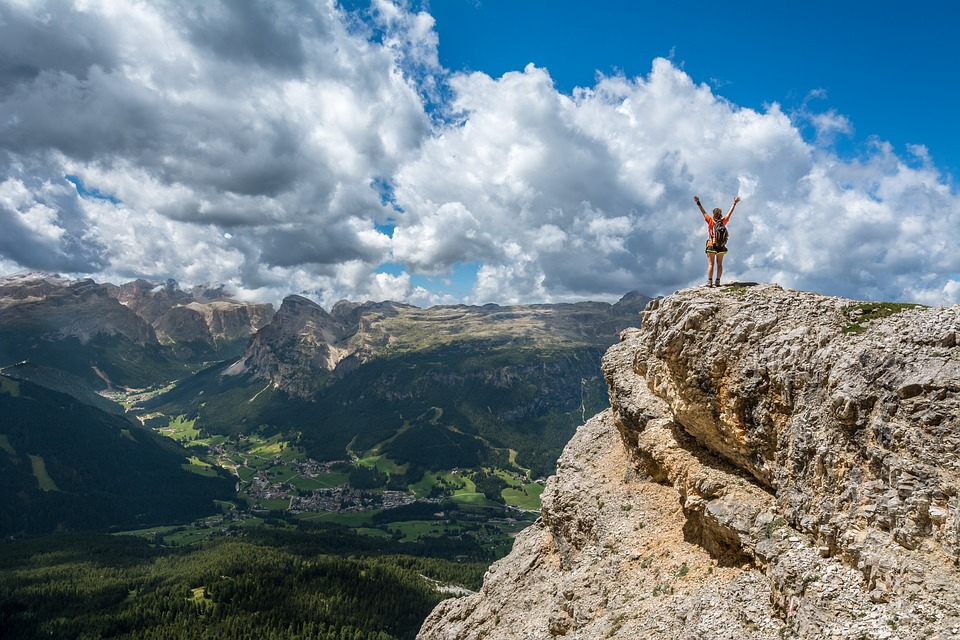
#> input picture mountain.jpg, 960 x 640 px
$ jupyter execute --allow-errors main.ipynb   (shell and % lines are left out)
#> lines starting #> are read from the running program, lines starting #| are printed output that depends on the picture; after the words box and inside, x2 and y2 are one past the last pixel; in counts of white or black regions, pixels touching at a corner belong together
[cell 1]
import cv2
import matplotlib.pyplot as plt
import numpy as np
import random

# Idea 1: My perfect summer

[cell 2]
print(cv2.getBuildInformation())

[cell 3]
img = cv2.imread('mountain.jpg', cv2.IMREAD_COLOR)
#> img is the input picture: shape (640, 960, 3); mean B, G, R 134.1, 124.8, 107

[cell 4]
print(img.shape)
print(img.size)
print(img.dtype)

[cell 5]
plt.figure(figsize=(16, 16))
plt.imshow(cv2.cvtColor(img, cv2.COLOR_BGR2RGB), interpolation='bicubic')
plt.xticks([])
plt.yticks([])
#plt.axvline(img.shape[1] / 2, c='r', linewidth=4) #axisline
plt.show()

[cell 6]
px = img[100, 100]
#> px = [167, 146, 125]

[cell 7]
px
#> Out = [167, 146, 125]

[cell 8]
img[100, 100] = [255, 255, 255]
#> img: shape (640, 960, 3); under 0.01% of pixels changed, all inside (x1, y1, x2, y2) = (100, 100, 101, 101)

[cell 9]
img = cv2.imread('beach.jpg', cv2.IMREAD_COLOR)
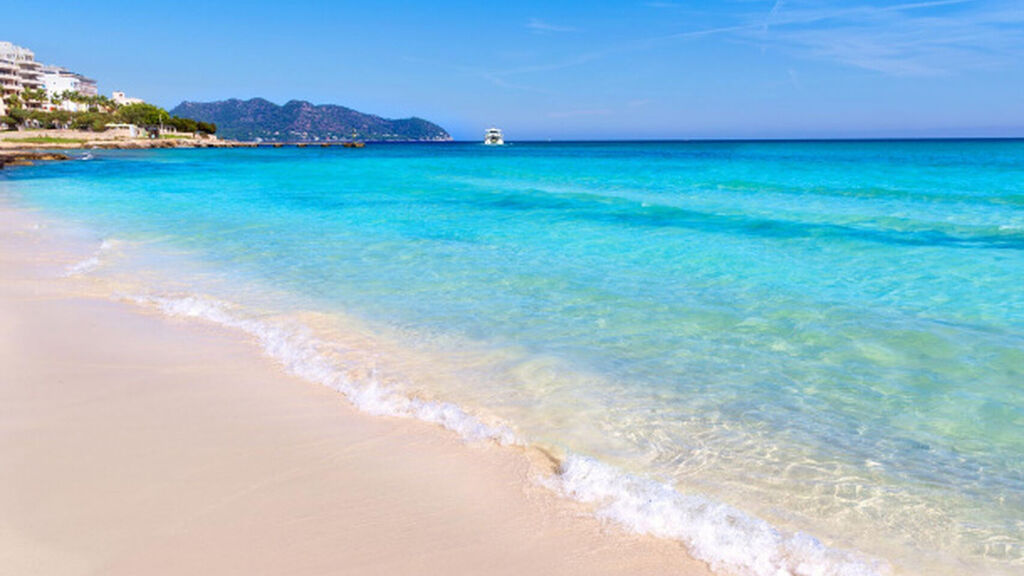
#> input picture beach.jpg, 1024 x 576 px
#> img is the input picture: shape (576, 1024, 3); mean B, G, R 210.2, 190.8, 145.1

[cell 10]
plt.figure(figsize=(16, 16))
plt.imshow(cv2.cvtColor(img, cv2.COLOR_BGR2RGB), interpolation='bicubic')
plt.xticks([])
plt.yticks([])
#plt.axvline(img.shape[1] / 2, c='r', linewidth=4)
plt.show()

[cell 11]
print(img.shape)
print(img.size)
print(img.dtype)

[cell 12]
px = img[100, 100]
#> px = [64, 117, 104]

[cell 13]
img[100, 100] = [255, 255, 255]

[cell 14]
square_size = 50
HEIGHT = img.shape[0]
#> HEIGHT = 576
WIDTH = img.shape[1]
#> WIDTH = 1024

img[100:100, 100:100] = [255, 255, 255]

img[HEIGHT//3:HEIGHT//3+square_size,
    WIDTH//3:WIDTH//3+square_size] = img[HEIGHT//2:HEIGHT//2+square_size,
                                        WIDTH//2:WIDTH//2+square_size]
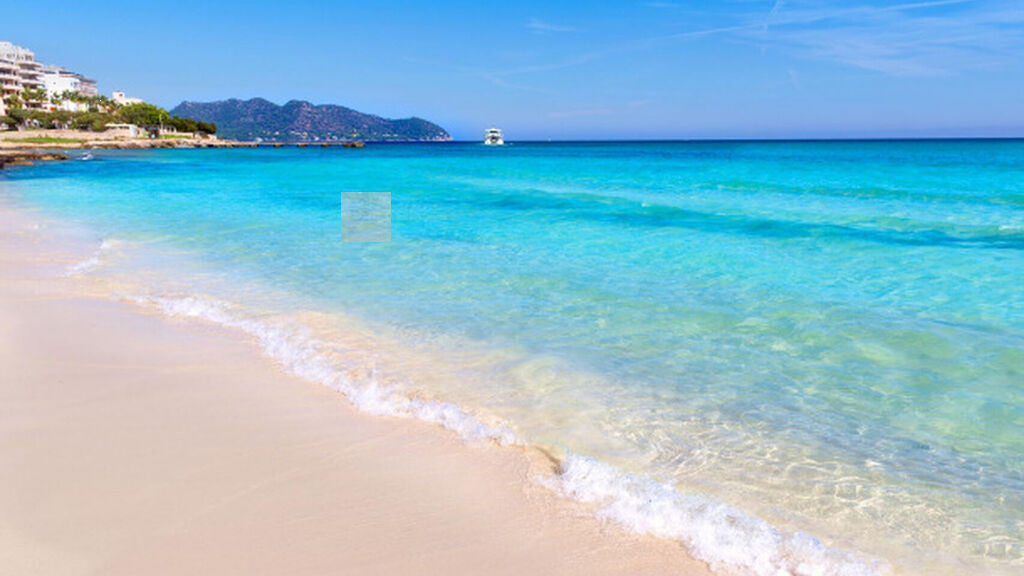
#> img: shape (576, 1024, 3); mean B, G, R 210.1, 190.8, 145.4

[cell 15]
img1 = cv2.imread('mountain.jpg', cv2.IMREAD_COLOR)
img2 = cv2.imread('beach.jpg', cv2.IMREAD_COLOR)
img2_resized = cv2.resize(img2, img1.shape[:2][::-1], interpolation=cv2.INTER_AREA)
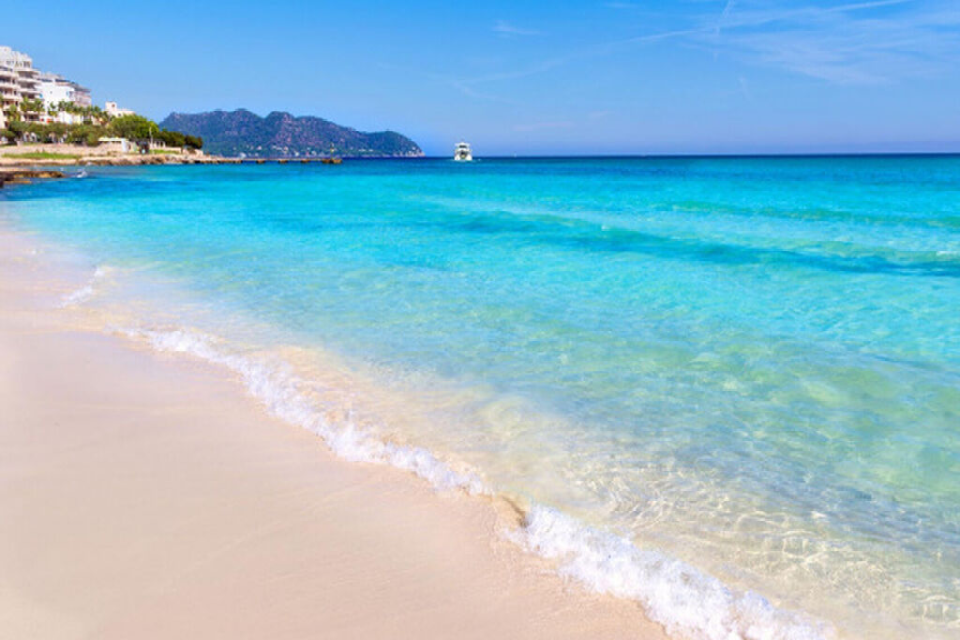
#> img2_resized: shape (640, 960, 3); mean B, G, R 210.1, 190.7, 145

[cell 16]
cv2.namedWindow("images_added", cv2.WINDOW_NORMAL)
cv2.imshow('images_added', img1 + img2_resized)
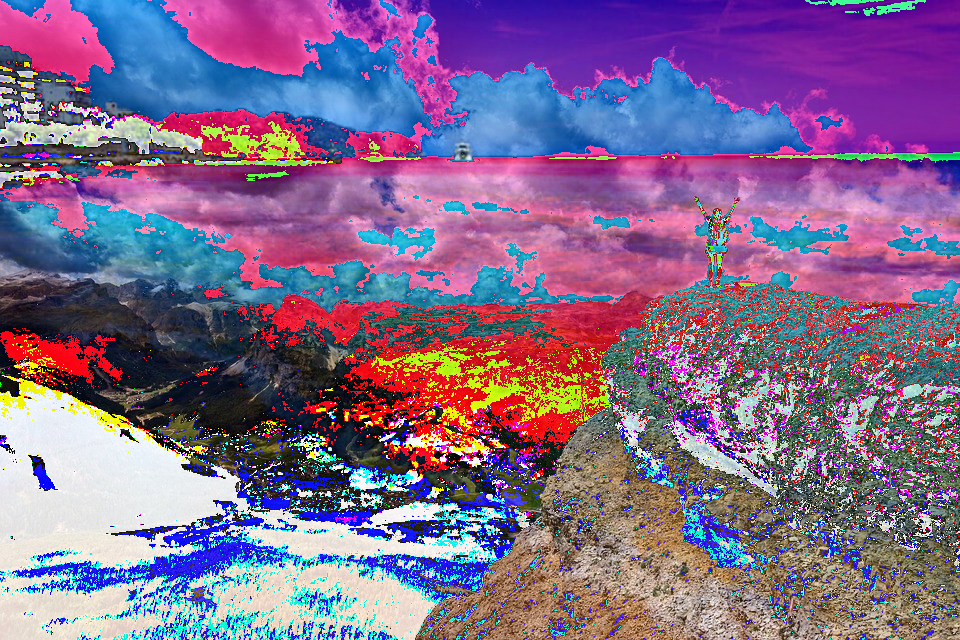
#> window 'images_added': shape (640, 960, 3); mean B, G, R 140.9, 105, 130.4
cv2.resizeWindow("images_added", 600, 600);
cv2.waitKey(0)
cv2.destroyAllWindows()

[cell 17]
cv2.namedWindow("images_added", cv2.WINDOW_NORMAL)
cv2.imshow('images_added', cv2.add(img1, img2_resized))
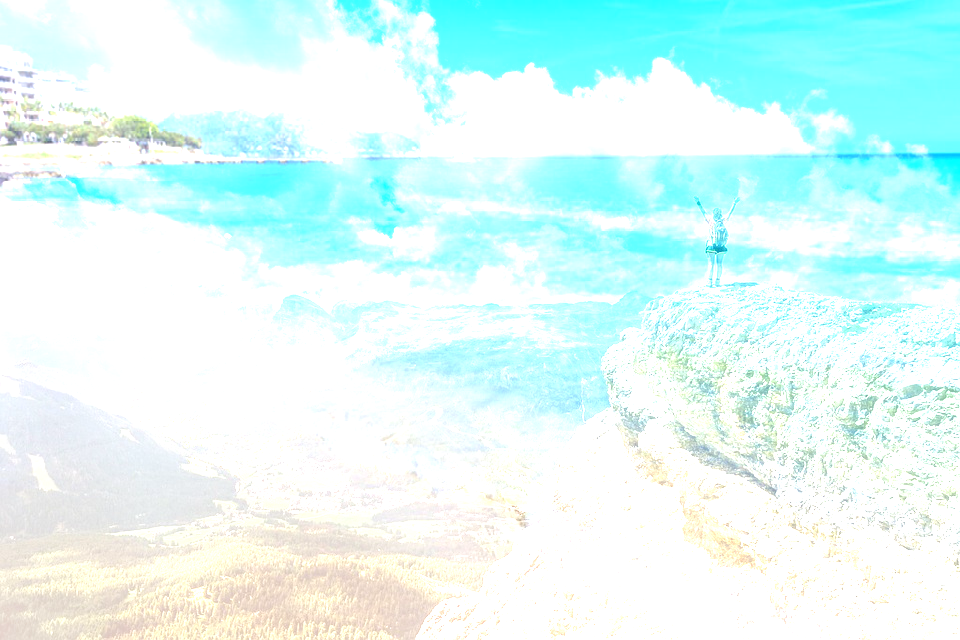
#> window 'images_added': shape (640, 960, 3); mean B, G, R 249, 251.3, 221.3
cv2.resizeWindow("images_added", 600, 600);
cv2.waitKey(0)
cv2.destroyAllWindows()

[cell 18]
cv2.namedWindow("images_added", cv2.WINDOW_NORMAL)
cv2.imshow('images_added', cv2.addWeighted(img1, .5, img2_resized, .5, 0))
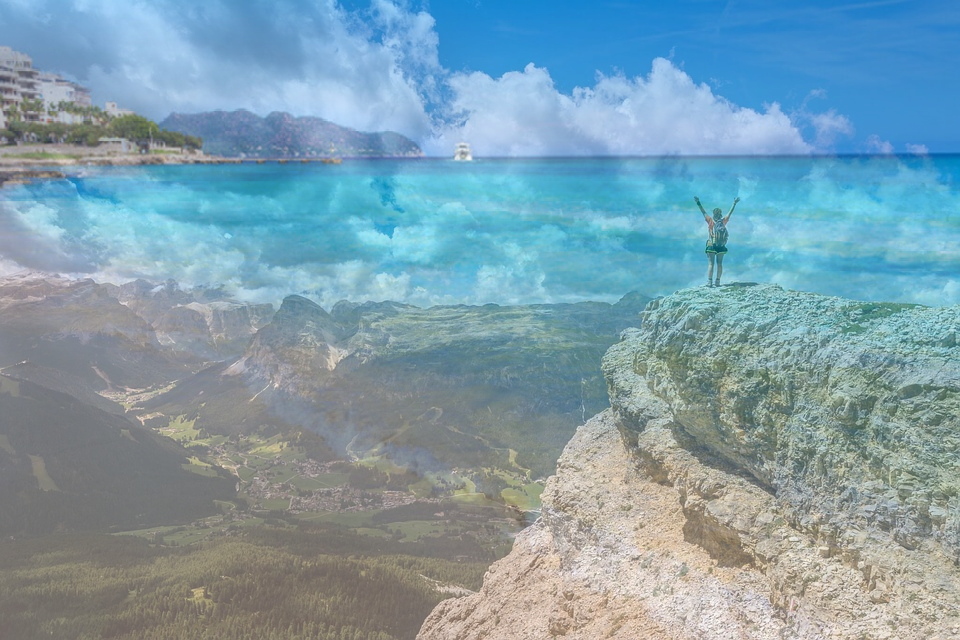
#> window 'images_added': shape (640, 960, 3); mean B, G, R 172.1, 157.8, 126
cv2.resizeWindow("images_added", 600, 600);
cv2.waitKey(0)
cv2.destroyAllWindows()

# Idea 2: Ricardo Cavolo + Maria Hesse

[cell 19]
img = cv2.imread('ricardo-cavolo-mural-festival-2017-interview-4.jpg.jpg', cv2.IMREAD_COLOR)

#> (a cell that did not finish here is left out)

[cell 21]
plt.figure(figsize=(16, 16))
#> (the rest of this cell did not finish here and is left out)

#> (a cell that did not finish here is left out)

#> (a cell that did not finish here is left out)

[cell 24]
img = cv2.imread('maria_hesse.jpg', cv2.IMREAD_COLOR)
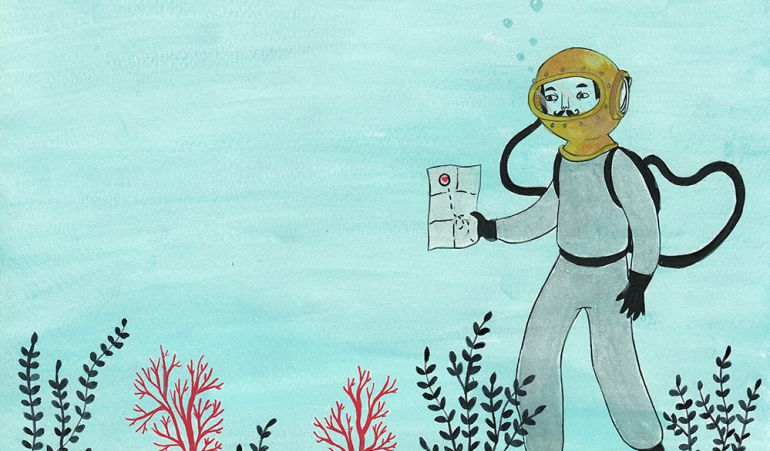
#> input picture maria_hesse.jpg, 770 x 451 px
#> img is the input picture: shape (451, 770, 3); mean B, G, R 208.8, 213.3, 168

[cell 25]
print(img.shape)
print(img.size)
print(img.dtype)

[cell 26]
plt.figure(figsize=(16, 16))
plt.imshow(cv2.cvtColor(img, cv2.COLOR_BGR2RGB), interpolation='bicubic')
plt.xticks([])
plt.yticks([])
plt.show()

[cell 27]
px = img[100, 100]
#> px = [228, 234, 187]

[cell 28]
img[100, 100] = [255, 255, 255]

[cell 29]
square_size = 50
HEIGHT = img.shape[0]
#> HEIGHT = 451
WIDTH = img.shape[1]
#> WIDTH = 770

img[100:100, 100:100] = [255, 255, 255]

img[HEIGHT//3:HEIGHT//3+square_size,
    WIDTH//3:WIDTH//3+square_size] = img[HEIGHT//2:HEIGHT//2+square_size,
                                        WIDTH//2:WIDTH//2+square_size]
#> img: shape (451, 770, 3); mean B, G, R 208.8, 213.3, 168.1
